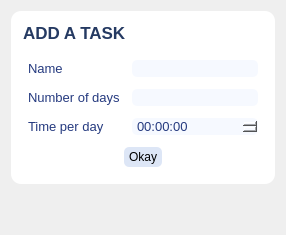
            <widget class="QWidget" name="page_add_task">
             <layout class="QVBoxLayout" name="verticalLayout_7">
              <item>
               <widget class="QWidget" name="add_task_widget" native="true">
                <property name="styleSheet">
                 <string notr="true">background: #fff;
border-radius: 10px;</string>
                </property>
                <layout class="QVBoxLayout" name="verticalLayout_18">
                 <property name="spacing">
                  <number>12</number>
                 </property>
                 <property name="leftMargin">
                  <number>12</number>
                 </property>
                 <property name="topMargin">
                  <number>12</number>
                 </property>
                 <property name="rightMargin">
                  <number>12</number>
                 </property>
                 <property name="bottomMargin">
                  <number>12</number>
                 </property>
                 <item>
                  <widget class="QLabel" name="label_5">
                   <property name="palette">
                    <palette>
                     <active>
                      <colorrole role="Button">
                       <brush brushstyle="SolidPattern">
                        <color alpha="255">
                         <red>255</red>
                         <green>255</green>
                         <blue>255</blue>
                        </color>
                       </brush>
                      </colorrole>
                      <colorrole role="Base">
                       <brush brushstyle="SolidPattern">
                        <color alpha="255">
                         <red>255</red>
                         <green>255</green>
                         <blue>255</blue>
                        </color>
                       </brush>
                      </colorrole>
                      <colorrole role="Window">
                       <brush brushstyle="SolidPattern">
                        <color alpha="255">
                         <red>255</red>
                         <green>255</green>
                         <blue>255</blue>
                        </color>
                       </brush>
                      </colorrole>
                     </active>
                     <inactive>
                      <colorrole role="Button">
                       <brush brushstyle="SolidPattern">
                        <color alpha="255">
                         <red>255</red>
                         <green>255</green>
                         <blue>255</blue>
                        </color>
                       </brush>
                      </colorrole>
                      <colorrole role="Base">
                       <brush brushstyle="SolidPattern">
                        <color alpha="255">
                         <red>255</red>
                         <green>255</green>
                         <blue>255</blue>
                        </color>
                       </brush>
                      </colorrole>
                      <colorrole role="Window">
                       <brush brushstyle="SolidPattern">
                        <color alpha="255">
                         <red>255</red>
                         <green>255</green>
                         <blue>255</blue>
                        </color>
                       </brush>
                      </colorrole>
                     </inactive>
                     <disabled>
                      <colorrole role="Button">
                       <brush brushstyle="SolidPattern">
                        <color alpha="255">
                         <red>255</red>
                         <green>255</green>
                         <blue>255</blue>
                        </color>
                       </brush>
                      </colorrole>
                      <colorrole role="Base">
                       <brush brushstyle="SolidPattern">
                        <color alpha="255">
                         <red>255</red>
                         <green>255</green>
                         <blue>255</blue>
                        </color>
                       </brush>
                      </colorrole>
                      <colorrole role="Window">
                       <brush brushstyle="SolidPattern">
                        <color alpha="255">
                         <red>255</red>
                         <green>255</green>
                         <blue>255</blue>
                        </color>
                       </brush>
                      </colorrole>
                     </disabled>
                    </palette>
                   </property>
                   <property name="font">
                    <font>
                     <family>Nirmala UI</family>
                     <pointsize>13</pointsize>
                     <weight>75</weight>
                     <bold>true</bold>
                    </font>
                   </property>
                   <property name="text">
                    <string>&lt;html&gt;&lt;head/&gt;&lt;body&gt;&lt;p&gt;&lt;span style=&quot; color:#253a62;&quot;&gt;ADD A TASK&lt;/span&gt;&lt;/p&gt;&lt;/body&gt;&lt;/html&gt;</string>
                   </property>
                  </widget>
                 </item>
                 <item>
                  <layout class="QFormLayout" name="formLayout">
                   <property name="leftMargin">
                    <number>5</number>
                   </property>
                   <property name="topMargin">
                    <number>5</number>
                   </property>
                   <property name="rightMargin">
                    <number>5</number>
                   </property>
                   <property name="bottomMargin">
                    <number>5</number>
                   </property>
                   <item row="0" column="0">
                    <widget class="QLabel" name="label_2">
                     <property name="font">
                      <font>
                       <family>Nirmala UI</family>
                       <pointsize>10</pointsize>
                      </font>
                     </property>
                     <property name="text">
                      <string>&lt;html&gt;&lt;head/&gt;&lt;body&gt;&lt;p&gt;&lt;span style=&quot; color:#253a7f;&quot;&gt;Name&lt;/span&gt;&lt;/p&gt;&lt;/body&gt;&lt;/html&gt;</string>
                     </property>
                    </widget>
                   </item>
                   <item row="0" column="1">
                    <widget class="QLineEdit" name="task_field">
                     <property name="font">
                      <font>
                       <family>Nirmala UI</family>
                       <pointsize>10</pointsize>
                      </font>
                     </property>
                     <property name="styleSheet">
                      <string notr="true">background:#f6f9ff;
color: #253a7f;
border-radius: 5px;
padding-left: 3px;</string>
                     </property>
                     <property name="text">
                      <string/>
                     </property>
                    </widget>
                   </item>
                   <item row="1" column="0">
                    <widget class="QLabel" name="label_3">
                     <property name="font">
                      <font>
                       <family>Nirmala UI</family>
                       <pointsize>10</pointsize>
                      </font>
                     </property>
                     <property name="text">
                      <string>&lt;html&gt;&lt;head/&gt;&lt;body&gt;&lt;p&gt;&lt;span style=&quot; color:#253a7f;&quot;&gt;Number of days&lt;/span&gt;&lt;/p&gt;&lt;/body&gt;&lt;/html&gt;</string>
                     </property>
                    </widget>
                   </item>
                   <item row="1" column="1">
                    <widget class="QLineEdit" name="day_field">
                     <property name="font">
                      <font>
                       <family>Nirmala UI</family>
                       <pointsize>10</pointsize>
                      </font>
                     </property>
                     <property name="styleSheet">
                      <string notr="true">background:#f6f9ff;
color: #253a7f;
border-radius: 5px;
padding-left: 3px;</string>
                     </property>
                     <property name="inputMethodHints">
                      <set>Qt::ImhDigitsOnly</set>
                     </property>
                     <property name="text">
                      <string/>
                     </property>
                    </widget>
                   </item>
                   <item row="2" column="0">
                    <widget class="QLabel" name="label_4">
                     <property name="font">
                      <font>
                       <family>Nirmala UI</family>
                       <pointsize>10</pointsize>
                      </font>
                     </property>
                     <property name="text">
                      <string>&lt;html&gt;&lt;head/&gt;&lt;body&gt;&lt;p&gt;&lt;span style=&quot; color:#253a7f;&quot;&gt;Time per day&lt;/span&gt;&lt;/p&gt;&lt;/body&gt;&lt;/html&gt;</string>
                     </property>
                    </widget>
                   </item>
                   <item row="2" column="1">
                    <widget class="QTimeEdit" name="time_field">
                     <property name="font">
                      <font>
                       <family>Nirmala UI</family>
                       <pointsize>10</pointsize>
                      </font>
                     </property>
                     <property name="styleSheet">
                      <string notr="true">background:#f6f9ff;
color: #253a7f;
border-radius: 5px;
padding-left: 3px;</string>
                     </property>
                    </widget>
                   </item>
                   <item row="3" column="0" colspan="2">
                    <layout class="QHBoxLayout" name="horizontalLayout_4">
                     <item>
                      <spacer name="horizontalSpacer">
                       <property name="orientation">
                        <enum>Qt::Horizontal</enum>
                       </property>
                       <property name="sizeHint" stdset="0">
                        <size>
                         <width>40</width>
                         <height>20</height>
                        </size>
                       </property>
                      </spacer>
                     </item>
                     <item>
                      <widget class="QPushButton" name="Button_AddTask">
                       <property name="sizePolicy">
                        <sizepolicy hsizetype="Minimum" vsizetype="Minimum">
                         <horstretch>0</horstretch>
                         <verstretch>0</verstretch>
                        </sizepolicy>
                       </property>
                       <property name="font">
                        <font>
                         <family>Nirmala UI</family>
                        </font>
                       </property>
                       <property name="styleSheet">
                        <string notr="true">background: #dde6f6;
border-radius: 5px;
padding: 3 5 3 5px;</string>
                       </property>
                       <property name="text">
                        <string>Okay</string>
                       </property>
                      </widget>
                     </item>
                     <item>
                      <spacer name="horizontalSpacer_2">
                       <property name="orientation">
                        <enum>Qt::Horizontal</enum>
                       </property>
                       <property name="sizeHint" stdset="0">
                        <size>
                         <width>40</width>
                         <height>20</height>
                        </size>
                       </property>
                      </spacer>
                     </item>
                    </layout>
                   </item>
                  </layout>
                 </item>
                </layout>
               </widget>
              </item>
              <item>
               <spacer name="verticalSpacer">
                <property name="orientation">
                 <enum>Qt::Vertical</enum>
                </property>
                <property name="sizeHint" stdset="0">
                 <size>
                  <width>20</width>
                  <height>40</height>
                 </size>
                </property>
               </spacer>
              </item>
             </layout>
            </widget>
